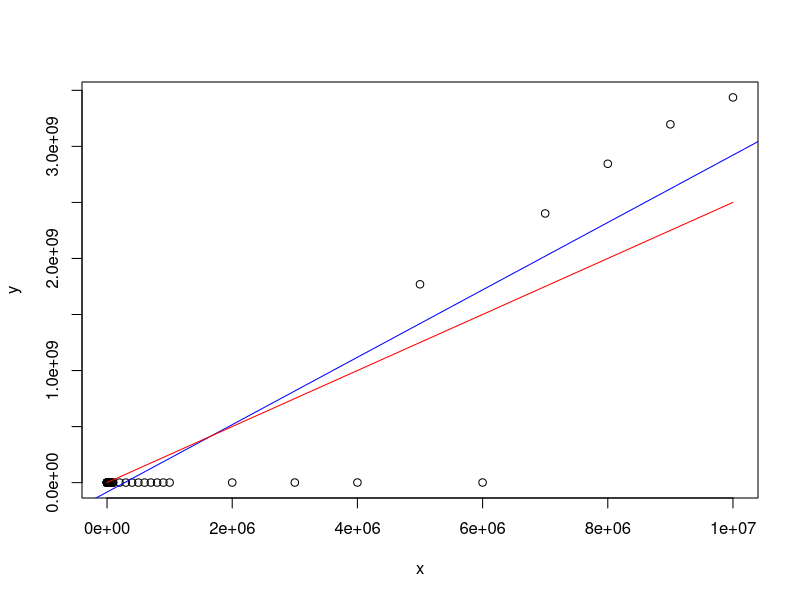

Recreate this plot in R.
# Input data
x <- c(1, 2, 5, 10, 20, 50, 100, 200, 300, 400, 500, 600, 700, 800, 900, 1000, 2000, 3000, 4000, 5000, 6000, 7000, 8000, 9000, 10000, 20000, 30000, 40000, 50000, 60000, 70000, 80000, 90000, 100000, 200000, 300000, 400000, 500000, 600000, 700000, 800000, 900000, 1000000, 2000000, 3000000, 4000000, 5000000, 6000000, 7000000, 8000000, 9000000, 10000000)
y <- c(377470, 375510, 375860, 379420, 388900, 396880, 393490, 397150, 400900, 397660, 411670, 406910, 410290, 418690, 428590, 418470, 502980, 534470, 537690, 545930, 547520, 549710, 550340, 543590, 554170, 504260, 477590, 449860, 428810, 420120, 413690, 410900, 411780, 406520, 430700, 427290, 437560, 475130, 505430, 665590, 649970, 672900, 666230, 910560, 823850, 1026400, 1769500000, 1110000, 2401700000, 2844900000, 3196500000, 3436900000)

# Linear regression
model <- lm(y ~ x)

# Print coefficients
print(coef(model))

# Estimating function
f <- function(x) {
  400000 + (((x + 40 - 1) / 40) * 10000)
}

# Estimated values
x1 <- seq(1, 10000000, by = 1000)
y1 <- f(x1)

png("elem-drop.png")
plot(x, y)
abline(model, col = "blue")
lines(x1, y1, type = "s", col = "red")
